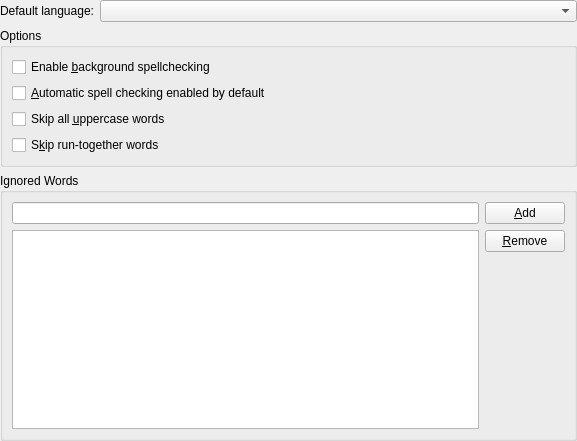
<?xml version="1.0" encoding="UTF-8"?>
<ui version="4.0">
 <author>Zack Rusin &lt;zack@kde.org&gt;</author>
 <comment>Licensed under GNU LGPL</comment>
 <class>SonnetConfigUI</class>
 <widget class="QWidget" name="SonnetConfigUI">
  <property name="geometry">
   <rect>
    <x>0</x>
    <y>0</y>
    <width>577</width>
    <height>441</height>
   </rect>
  </property>
  <layout class="QGridLayout">
   <property name="margin">
    <number>0</number>
   </property>
   <item row="0" column="1">
    <widget class="Sonnet::DictionaryComboBox" name="m_langCombo">
     <property name="sizePolicy">
      <sizepolicy hsizetype="Expanding" vsizetype="Fixed">
       <horstretch>0</horstretch>
       <verstretch>0</verstretch>
      </sizepolicy>
     </property>
    </widget>
   </item>
   <item row="1" column="0" colspan="2">
    <widget class="QGroupBox" name="groupBox1">
     <property name="title">
      <string>Options</string>
     </property>
     <layout class="QGridLayout">
      <item row="0" column="0">
       <widget class="QCheckBox" name="m_bgSpellCB">
        <property name="text">
         <string>Enable &amp;background spellchecking</string>
        </property>
       </widget>
      </item>
      <item row="1" column="0">
       <widget class="QCheckBox" name="m_checkerEnabledByDefaultCB">
        <property name="text">
         <string>&amp;Automatic spell checking enabled by default</string>
        </property>
       </widget>
      </item>
      <item row="2" column="0">
       <widget class="QCheckBox" name="m_skipUpperCB">
        <property name="text">
         <string>Skip all &amp;uppercase words</string>
        </property>
       </widget>
      </item>
      <item row="3" column="0">
       <widget class="QCheckBox" name="m_skipRunTogetherCB">
        <property name="text">
         <string>S&amp;kip run-together words</string>
        </property>
       </widget>
      </item>
     </layout>
    </widget>
   </item>
   <item row="0" column="0">
    <widget class="QLabel" name="textLabel1">
     <property name="text">
      <string>Default language:</string>
     </property>
     <property name="alignment">
      <set>Qt::AlignRight|Qt::AlignTrailing|Qt::AlignVCenter</set>
     </property>
    </widget>
   </item>
   <item row="2" column="0" colspan="2">
    <widget class="QGroupBox" name="groupBox">
     <property name="title">
      <string>Ignored Words</string>
     </property>
     <layout class="QVBoxLayout" name="verticalLayout">
      <item>
       <layout class="QGridLayout" name="ignoredWordsLayout">
        <item row="1" column="0">
         <widget class="QListWidget" name="ignoreListWidget"/>
        </item>
        <item row="0" column="0">
         <widget class="QLineEdit" name="newIgnoreEdit"/>
        </item>
        <item row="0" column="1">
         <widget class="QPushButton" name="addButton">
          <property name="text">
           <string>&amp;Add</string>
          </property>
          <property name="icon">
           <iconset theme="list-add"/>
          </property>
         </widget>
        </item>
        <item row="1" column="1">
         <layout class="QVBoxLayout" name="removeButtonLayout">
          <item>
           <widget class="QPushButton" name="removeButton">
            <property name="text">
             <string>&amp;Remove</string>
            </property>
            <property name="icon">
             <iconset theme="list-remove"/>
            </property>
           </widget>
          </item>
          <item>
           <spacer name="verticalSpacer">
            <property name="orientation">
             <enum>Qt::Vertical</enum>
            </property>
            <property name="sizeHint" stdset="0">
             <size>
              <width>20</width>
              <height>40</height>
             </size>
            </property>
           </spacer>
          </item>
         </layout>
        </item>
       </layout>
      </item>
     </layout>
    </widget>
   </item>
  </layout>
 </widget>
 <customwidgets>
  <customwidget>
   <class>Sonnet::DictionaryComboBox</class>
   <extends>QComboBox</extends>
   <header>dictionarycombobox.h</header>
  </customwidget>
 </customwidgets>
 <resources/>
 <connections/>
</ui>
